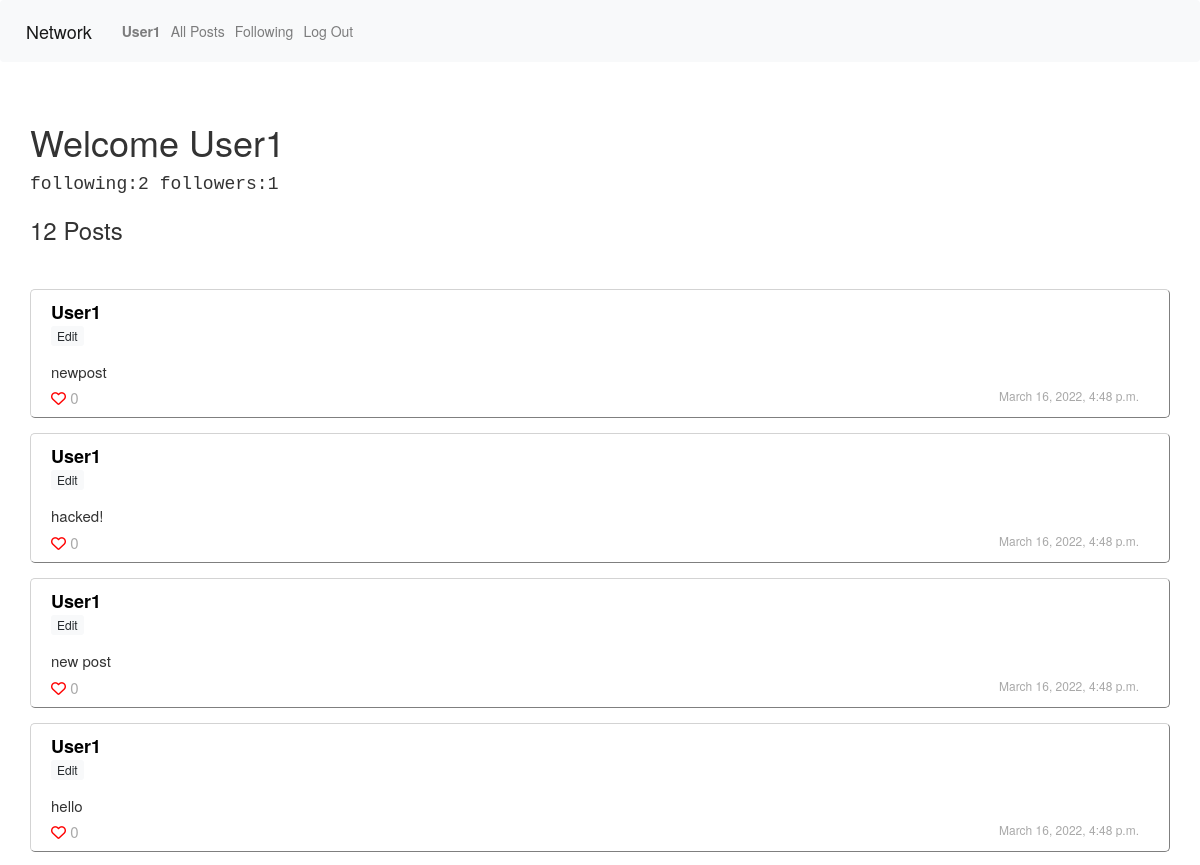
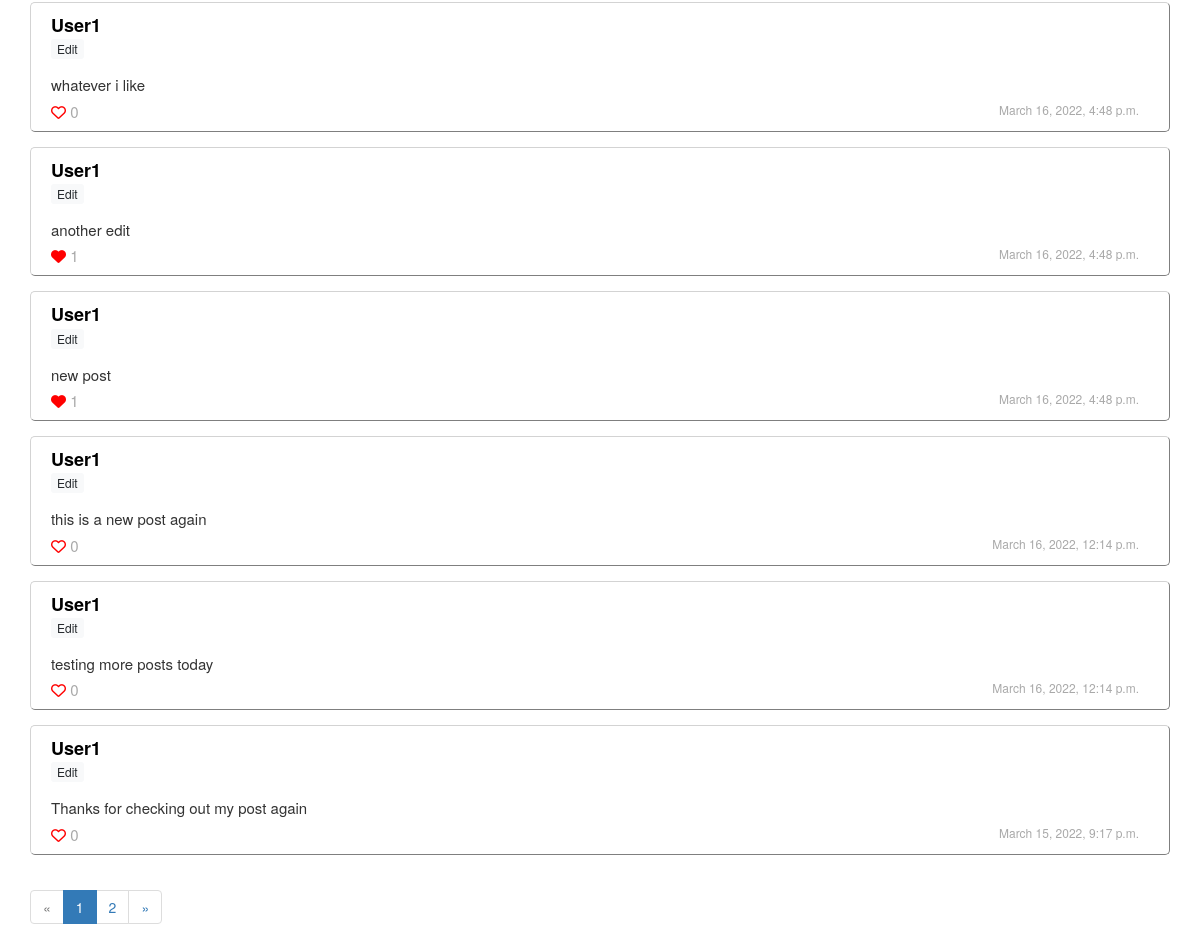
The page /profile (signed in) on the database its author committed (2 pictures, top to bottom).
### network/models.py (models this page shows, shortened)
class User(AbstractUser, models.Model):
    followings = models.ManyToManyField('self', related_name="followers", symmetrical=False)
    def __str__(self):
        return f"{self.username} Posts { self.posts.all().count()} follows: {self.followings.all().count()} followers:{self.followers.all().count()} "

class Posts(models.Model):
    content = models.CharField(max_length=200)
    poster = models.ForeignKey(User, on_delete=models.CASCADE, related_name="posts")
    likes = models.IntegerField(default=0)
    date = models.DateTimeField(default=timezone.now())
    likers = models.ManyToManyField(User, blank=True, related_name="posts_liked")
    def __str__(self):
        return f" \n Post: {self.content} by {self.poster} \n  {self.likers.all().count()} likes"

### network/views.py (the view)
# urls.py: path("profile", views.profile, name="profile"),
def profile(request):
    user = request.user
    posts = user.posts.all().order_by("-id")
    posts_count = posts.count()
    num_following = user.followings.all().count()
    num_followers = user.followers.all().count()
    current_page = request.GET.get('page', 1)
    page = paginate(posts, current_page)
    return render(request, "network/profile.html", {
        "posts": page,
        "user": user,
        "num_followers": num_followers,
        "num_following": num_following,
        "posts_count": posts_count
        })

### network/templatetags/load_functions.py (called while the page is built)
@register.filter
def likers(postid):
	post = Posts.objects.filter(id=postid)[0]
	return post.likers.all()

### network/views.py (called while the page is built)
def paginate(posts, current_page):
    paginator = Paginator(posts, 10)
    try:
        page = paginator.page(current_page)
    except PageNotAnInteger:
        page = paginator.page(1)
    except EmptyPage:
        page = paginator.page(paginator.num_pages)
    return page

### network/templates/network/profile.html (shortened to what this page needs)
{% extends "network/layout.html" %}
{% block body %}
{% load load_functions %}
     {% if user.is_authenticated %}
     <div class="prepost">
     <h1> Welcome {{user.username.capitalize}}</h1>
     <div class="followboard">
     <a> following:{{ num_following }} </a>
     <a> followers:{{ num_followers }}</a>
     </div>
     <h3> {{ posts_count}} Posts</h3>
    </div>
    <div class="postcontainer">
        <br>
        {% for post in posts %}
        <div class="posts  {%if post.poster.id == user.id%} mypost{% endif %}" >
            <div class="posthead">
                <div class="poster">
                    <a class="postername {%if post.poster.id == user.id%} me{% endif %}" href="{% url 'user' post.poster.username %}"> {{post.poster.username.capitalize}}</a>
                    <div class="edit">
                        {% if post.poster.id == user.id %}
                        <button class="editlink btn btn-light btn-sm btn-sml" style="font-size: 12px; padding: 0px 5px;"> Edit </button>
                        {% endif %}
                        </div>
                </div><div class="postcontent" data-postid="{{post.id}}">
                    <a> {{post.content}}</a>
                </div>
            </div>
            <div class="postbody">
                <div class="like">
                    <span class="likebutton" data-userid="{{user.id}}" data-postid={{post.id}}>
                        {% if user in post.id|likers %}
                        <i class="fa-solid fa-heart"></i>
                        {% else %}
                        <i class="far fa-heart"></i>
                        {% endif %}
                    </span><a class="postlikesnum" style="color: darkgrey"> {{post.likes}}</a>
                </div>
                <div class="date">
                    {{post.date}}
                </div>
            </div>
        </div>
        {% empty %}
        <h3> No Posts</h3>
        {% endfor %}
    </div>
    {% if posts.has_other_pages %}
    <ul class="pagination">
    {% if posts.has_previous %}
      <li><a href="?page={{ posts.previous_page_number }}">&laquo;</a></li>
    {% else %}
      <li class="disabled"><span>&laquo;</span></li>
    {% endif %}
    {% for i in posts.paginator.page_range %}
      {% if posts.number == i %}
        <li class="active"><span>{{ i }} <span class="sr-only">(current)</span></span></li>
      {% else %}
        <li><a href="?page={{ i }}">{{ i }}</a></li>
      {% endif %}
    {% endfor %}
    {% if posts.has_next %}
      <li><a href="?page={{ posts.next_page_number }}">&raquo;</a></li>
    {% else %}
      <li class="disabled"><span>&raquo;</span></li>
    {% endif %}
    </ul>
    {% endif %}
      {% endif %} -->
{% endblock %}

### network/templates/network/layout.html (shortened to what this page needs)
{% load static %}
{% load load_functions %}
<!DOCTYPE html>
<html lang="en">
    <head>
        <link rel="stylesheet" href="https://stackpath.bootstrapcdn.com/bootstrap/4.4.1/css/bootstrap.min.css">
        <link href="{% static 'network/styles.css' %}" rel="stylesheet">
        <link rel="stylesheet" href="https://cdn.jsdelivr.net/npm/bootstrap@3.3.7/dist/css/bootstrap.min.css">
        <link rel="stylesheet" href="https://cdnjs.cloudflare.com/ajax/libs/font-awesome/6.0.0-beta2/css/all.min.css" />
        <link rel="stylesheet" href="https://cdn.jsdelivr.net/npm/bootstrap@3.3.7/dist/css/bootstrap-theme.min.css">
    </head>
    <body>
        <nav class="navbar navbar-expand-lg navbar-light bg-light">
            <a class="navbar-brand" href="{% url 'index' %}">Network</a>
            <div>
              <ul class="navbar-nav mr-auto">
                {% if user.is_authenticated %}
                    <li class="nav-item">
                        <a class="nav-link" href="{% url 'profile' %}"><strong>{{ user.username.capitalize }}</strong></a>
                    </li>
                {% endif %}
                <li class="nav-item">
                  <a class="nav-link" href="{% url 'all_posts' %}">All Posts</a>
                </li>
                {% if user.is_authenticated %}
                    <li class="nav-item">
                        <a class="nav-link" href="{% url 'following' %}">Following</a>
                    </li>
                    <li class="nav-item">
                        <a class="nav-link" href="{% url 'logout' %}">Log Out</a>
                    </li>
                {% endif %}
              </ul>
            </div>
          </nav>
        <div class="body">
            {% block body %}
            {% endblock %}
        </div>
    </body>
</html>

### network/static/network/styles.css (style rules this page uses)
.body { margin: 10px; padding: 20px; }
.prepost { margin: 20px 50px 20px 50px auto; }
.postcontainer { margin: 0 auto; border: thin; border-radius: 5px; }
.posts { width: auto; height: auto; padding: 0px 30px 30px 20px; margin: 15px auto; border: thin; border-style: outset; border-radius: 5px; background-color: white; border-color: #D3D3D3; }
.poster { float: left; width: 100%; height: 20%%; margin: 10px 0px 10px 0px; padding-bottom: 5px; font-size: 18px; font-weight: bold; position:relative; }
.date { float: right; width: auto; font-size: 12px; color: darkgrey; }
.like { position: relative; float: left; color: red; }
.postcontent { padding-bottom: 5px; font-size: 15px; width: auto; }
.posthead { height: 90%; width: 100%; position: relative; }
.postbody { height: 10%; width: 100%; font-size: 15px; background-color: black; }
.edit { font-size: 13px; }
.followboard { font-family: monospace; font-size: 18px; margin: 0 auto; }
.postername { color: black; }
.postlikesnum { color: darkgrey; }
.likebutton { cursor: pointer; }
.fa-heart { font-size:15px; }
.editlink { font-size: 0.5 ; size: 5px; }

### rows shown on the page
User: username "User1"
Posts: poster.username "User1", content "newpost", likes "0", date "March 16, 2022, 4:48 p.m."
Posts: poster.username "User1", content "hacked!", likes "0", date "March 16, 2022, 4:48 p.m."
Posts: poster.username "User1", content "new post", likes "0", date "March 16, 2022, 4:48 p.m."
Posts: poster.username "User1", content "hello", likes "0", date "March 16, 2022, 4:48 p.m."
Posts: poster.username "User1", content "whatever i like", likes "0", date "March 16, 2022, 4:48 p.m."
Posts: poster.username "User1", content "another edit", likes "1", date "March 16, 2022, 4:48 p.m."
Posts: poster.username "User1", content "new post", likes "1", date "March 16, 2022, 4:48 p.m."
Posts: poster.username "User1", content "this is a new post again", likes "0", date "March 16, 2022, 12:14 p.m."
Posts: poster.username "User1", content "testing more posts today", likes "0", date "March 16, 2022, 12:14 p.m."
Posts: poster.username "User1", content "Thanks for checking out my post again", likes "0", date "March 15, 2022, 9:17 p.m."

### other values the page prints
{{ num_following }} "2"
{{ num_followers }} "1"
{{ posts_count }} "12"
{{ i }} "1"
{{ i }} "2"
